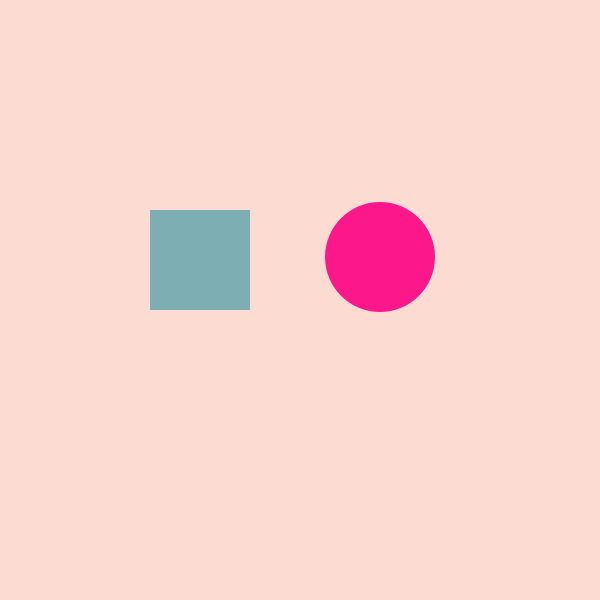
Frame 1 (no input)
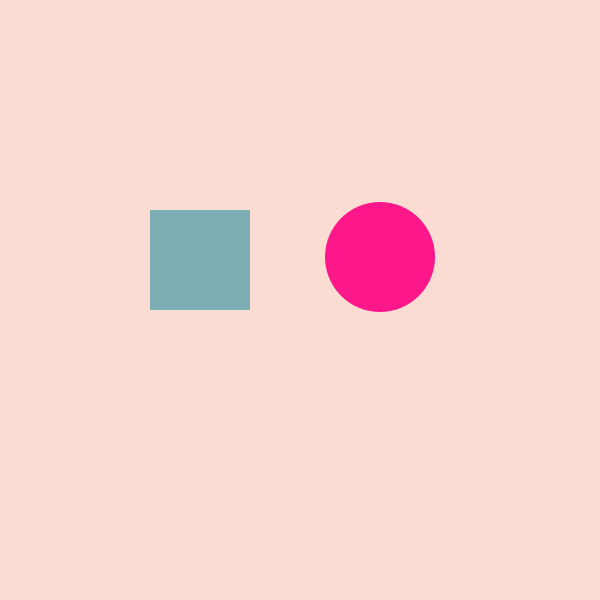
Frame 60 (the mouse pressed at the canvas centre just before this capture)
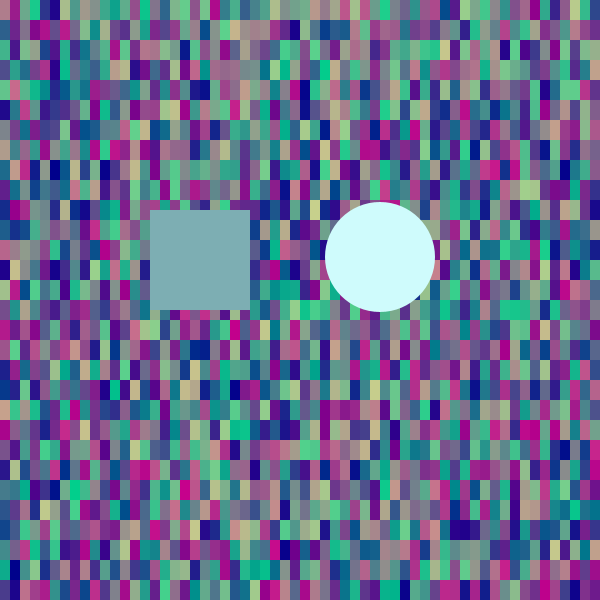
Frame 120 (the mouse held since frame 60 and released just before this capture)

The Processing sketch that drew these frames (run headless with seeded random() and noise(); from frame 60 on, the mouse is pressed at the canvas centre):

// Processing sketch: processing_112833
// ── processing_112833.pde

int a = 150;
int b = 210;
int c =380;
int e=257;
int radius=110;

void setup() {
  size( 600, 600);
  smooth();
}

void draw() {
  background(random(250, 254), 220, 210);

  noStroke();


  //backgorund random

  if (mousePressed) {


    for (int x = 0; x<width; x +=10) {

      for (int y = 0; y<height; y+=20) {
        fill (random(200), random(210), 140);//set a random color
        noStroke();
        rect (x, y, 20, 20);
        rect (x, y, 10, 10);
      }
    }
  }



  // RECTANGLE
  if ((mouseX >= a) && (mouseX <= a+100) &&
    (mouseY >= b) && (mouseY <= b+120)) {
    fill (125, 174, 179);
  } 
  else {
    fill(125, 174, 179);
    rect(a, b, 100, 100);
  }
  if ((mouseX >= a) && (mouseX <= a+100) &&
    (mouseY >= b) && (mouseY <= b+120)) {
    fill(196, random(100, 138), 31);
    ellipse(a+30, b+50, 50, 50);
    
      

    
  }
  //ELLIPSE

  float d = dist(mouseX, mouseY, c, e);
  if (d<=radius) {
    fill(207, 251, 252 );
  } 
  else {
    fill(252, 23, 138);
  }
  if (keyPressed) {
    noFill();
    strokeWeight(90);
    stroke(0);
  }
  ellipse(c, e, radius, radius);
} 
